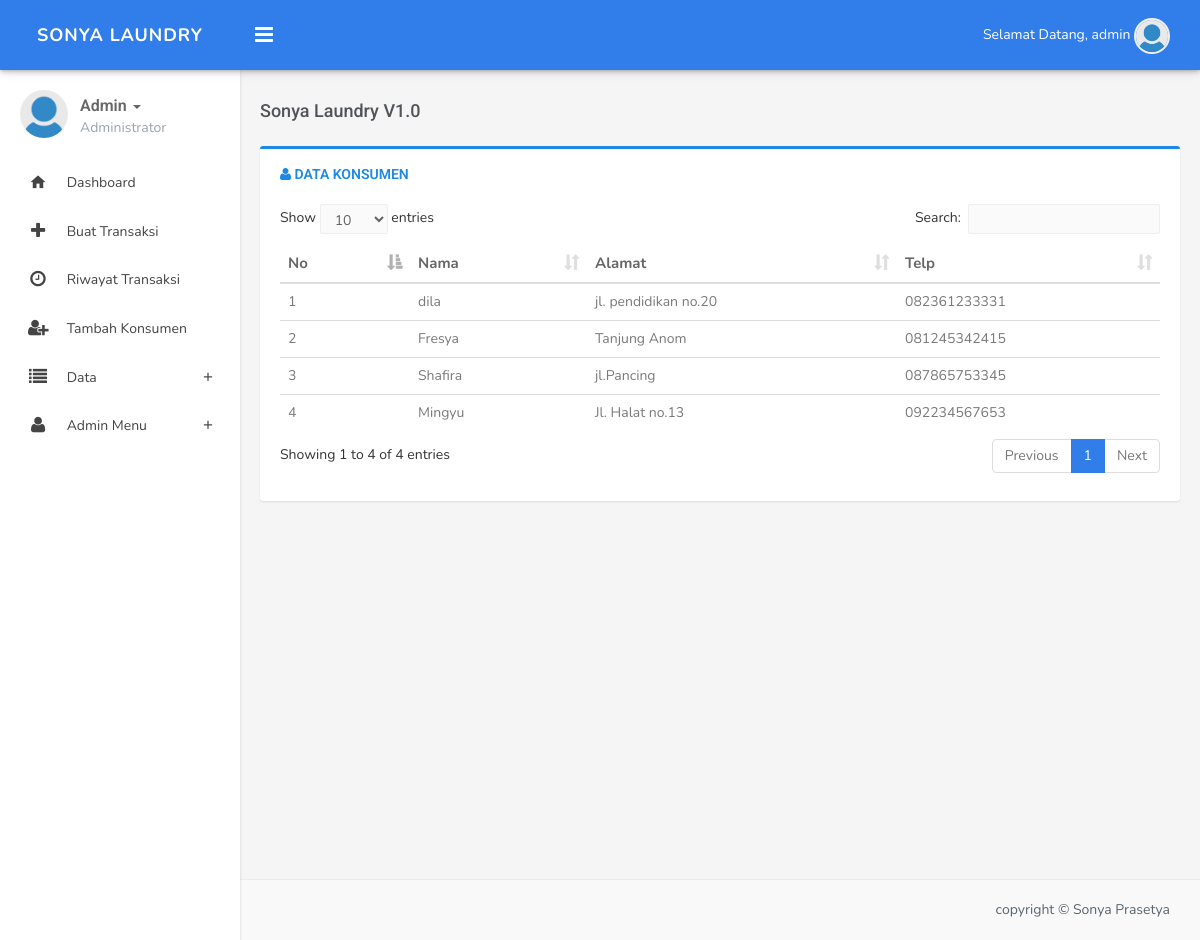
Screenshot of /index.php?p=datako (signed in) with the database file from the repository.
### tables this page shows
CREATE TABLE IF NOT EXISTS `pengguna` (
  `id` int(100) NOT NULL,
  `nama` varchar(100) NOT NULL,
  `username` varchar(100) NOT NULL,
  `password` varchar(100) NOT NULL,
  `level` enum('Administrator','Karyawan','Konsumen') NOT NULL,
  `nik` varchar(20) NOT NULL,
  `alamat` varchar(50) NOT NULL,
  `telp` varchar(20) NOT NULL,
  `gender` enum('Laki laki','Perempuan') NOT NULL
);

CREATE TABLE IF NOT EXISTS `konsumen` (
  `id` int(5) NOT NULL,
  `nama` varchar(50) NOT NULL,
  `alamat` varchar(50) NOT NULL,
  `telp` varchar(50) NOT NULL
);

### konsumen/data.php (the view)
<div class='panel panel-border panel-primary'>
                                    <div class='panel-heading'>
                                        <h3 class='panel-title'><i class='fa fa-user'></i> Data Konsumen</h3>
                                    </div>  <div class='panel-body'>
                                <table id='datatable' class='table table-hover'>
                                    <thead>
                                        <tr>
											<th><i class='icon-terminal'></i> No</th>
										<th><i class='icon-terminal'></i> Nama</th>
											<th><i class='icon-signal'></i> Alamat</th>
											<th><i class='icon-signal'></i> Telp</th>
                                        </tr>
                                    </thead>
                                    <tbody>
									<?php
							$i=1;
							$tp=mysql_query("SELECT * FROM konsumen ORDER BY id ");
							while($r=mysql_fetch_array($tp)){
							?>
							<tr> <td><?php echo $i;?></td>
                                    <td><?php echo $r['nama'];?></td>
									<td><?php echo$r['alamat'];?></td>
									<td><?php echo$r['telp'];?></td>
							</tr>
							<?php $i=$i+1;?>
							<?php } ?>
							</tbody>
                        </table>
                                     </div>
          </div>

### index.php (shortened to what this page needs)
<?php
if ( !isset($_SESSION['username']) ) {
    header('location:login.php');
}
else {
    $usr = $_SESSION['username'];
}
$query = mysql_query("SELECT * FROM pengguna WHERE username = '$usr'");
$hasil = mysql_fetch_array($query);
?>
<!DOCTYPE html>
<html>
    <head>
       <link href="css/bootstrap.min.css" rel="stylesheet" />
        <link href="assets/font-awesome/css/font-awesome.min.css" rel="stylesheet" />
        <link href="assets/ionicon/css/ionicons.min.css" rel="stylesheet" />
        <link href="css/material-design-iconic-font.min.css" rel="stylesheet">
        <link href="css/animate.css" rel="stylesheet" />
        <link href="css/waves-effect.css" rel="stylesheet">
        <link href="assets/tagsinput/jquery.tagsinput.css" rel="stylesheet" />
        <link href="assets/toggles/toggles.css" rel="stylesheet" />
        <link href="assets/timepicker/bootstrap-timepicker.min.css" rel="stylesheet" />
        <link href="assets/timepicker/bootstrap-datepicker.min.css" rel="stylesheet" />
        <link href="assets/colorpicker/colorpicker.css" rel="stylesheet" type="text/css" />
        <link href="assets/jquery-multi-select/multi-select.css"  rel="stylesheet" type="text/css" />
        <link href="assets/select2/select2.css" rel="stylesheet" type="text/css" />
        <link href="css/helper.css" rel="stylesheet" type="text/css" />
        <link href="css/style.css" rel="stylesheet" type="text/css" /><script src="js/modernizr.min.js"></script> </head>
        <link href="assets/datatables/jquery.dataTables.min.css" rel="stylesheet" type="text/css" />
    <body class="fixed-left">
        <div id="wrapper">
            <div class="topbar">
                <div class="topbar-left">
                    <div class="text-center">
                        <a href="index.html" class="logo"><span>Sonya Laundry </span></a>
                    </div>
                </div>
                <div class="navbar navbar-default" role="navigation">
                    <div class="container">
                        <div class="">
                            <div class="pull-left">
                                <button class="button-menu-mobile open-left">
                                    <i class="fa fa-bars"></i>
                                </button>
                            </div>
                            <ul class="nav navbar-nav navbar-right pull-right">
                                <li class="dropdown">
                                    <a href="" class="dropdown-toggle profile" data-toggle="dropdown" aria-expanded="true">Selamat Datang, <?php echo $hasil['username']; ?> <img src="images/user.png" alt="user-img" class="img-circle"> </a>
                                </li>
                            </ul>
                        </div>
                    </div>
                </div>
            </div>
            <div class="left side-menu">
                <div class="sidebar-inner slimscrollleft">
                    <div class="user-details">
                        <div class="pull-left">
                            <img src="images/user.png" alt="" class="thumb-md img-circle">
                        </div>
                        <div class="user-info">
                            <div class="dropdown">
                                <a href="#" class="dropdown-toggle" data-toggle="dropdown" aria-expanded="false"><?php echo $hasil['nama']; ?> <span class="caret"></span></a>
                            </div>
                            <p class="text-muted m-0"><?php echo $hasil['level']; ?></p>
                        </div>
                    </div>
                    <div id="sidebar-menu">
                        <ul>
                            <li>
                                <a href="?p=home" class="waves-effect"><i class="md md-home"></i><span> Dashboard </span></a>
                            </li>
<li>
                                <a href="?p=tambaht" class="waves-effect"><i class="fa fa-plus"></i><span> Buat Transaksi </span></a>
                            </li>
							<li>
                                <a href="?p=riwayatt" class="waves-effect"><i class="fa fa-clock-o"></i><span> Riwayat Transaksi </span></a>
                            </li>
                            <?php if ($hasil['level']!=='Konsumen') { ?>
														<li>
                                <a href="?p=tambahko" class="waves-effect"><i class="fa fa-user-plus"></i><span> Tambah Konsumen </span></a>
                            </li>
							       <li class="has_sub">
                                <a href="#" class="waves-effect"><i class="fa fa-list"></i> <span> Data </span> <span class="pull-right"><i class="md md-add"></i></span></a>
                            </li>
							<?php if ($hasil['level']=='Administrator') { ?>
							       <li class="has_sub">
                                <a href="#" class="waves-effect"><i class="fa fa-user"></i> <span> Admin Menu </span> <span class="pull-right"><i class="md md-add"></i></span></a>
                            </li>
<?php } ?>
<?php } ?>
                        </ul>
                    </div>
                </div>
            </div>
            <div class="content-page">
                <div class="content">
                    <div class="container">
                        <div class="row">
                            <div class="col-sm-12">
                                <h4 class="pull-left page-title">Sonya Laundry V1.0</h4>
                            </div>
                        </div>
                             <?php include "konten.php"; ?>
                    </div>
                </div>
                <footer class="footer text-right">
                    copyright &copy; Sonya Prasetya
                </footer>
            </div></div>
	</body>
</html>

### css/waves-effect.css (style rules this page uses)
.waves-effect { position: relative; cursor: pointer; display: inline-block; overflow: hidden; -webkit-user-select: none; -moz-user-select: none; -ms-user-select: none; user-select: none; -webkit-tap-highlight-color: transparent; vertical-align: middle; z-index: 1; will-change: opacity, transform; -webkit-transition: all 0.3s ease-out; -moz-transition: all 0.3s ease-out; -o-transition: all 0.3s ease-out; -ms-transition: all 0.3s ease-out; transition: all 0.3s ease-out; }

### css/helper.css (style rules this page uses)
.m-0 { margin: 0px !important; }
.thumb-md { height: 48px; width: 48px; }

### rows the page displays
pengguna: username "admin", nama "Admin", level "Administrator"
konsumen: nama "dila", alamat "jl. pendidikan no.20", telp "082361233331"
konsumen: nama "Fresya", alamat "Tanjung Anom", telp "081245342415"
konsumen: nama "Shafira", alamat "jl.Pancing", telp "087865753345"
konsumen: nama "Mingyu", alamat "Jl. Halat no.13", telp "092234567653"
